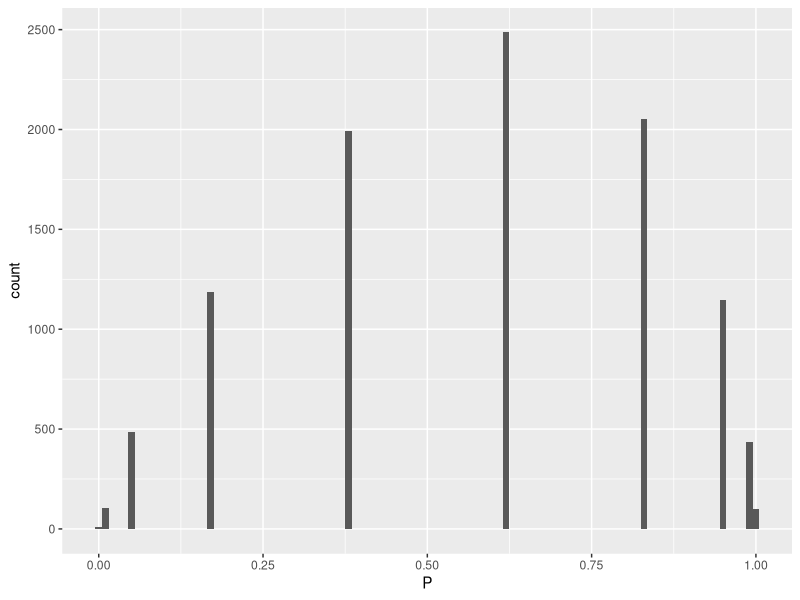
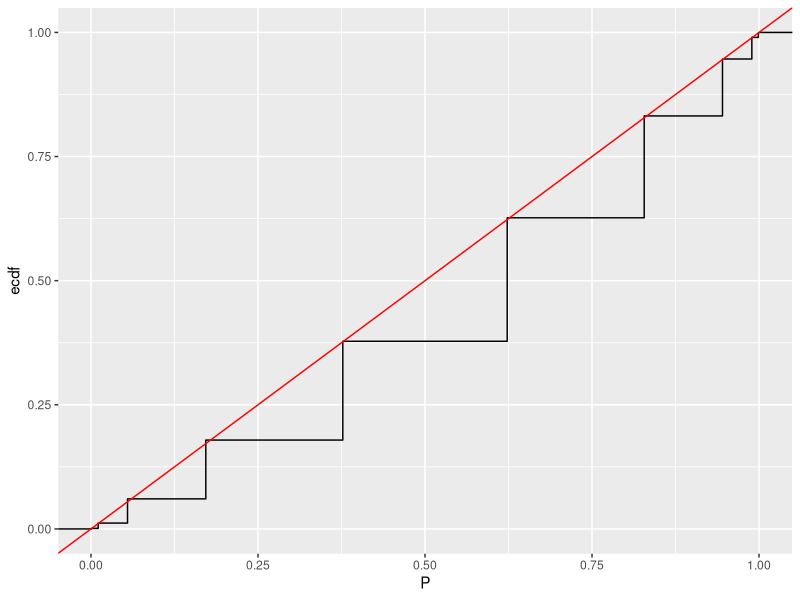
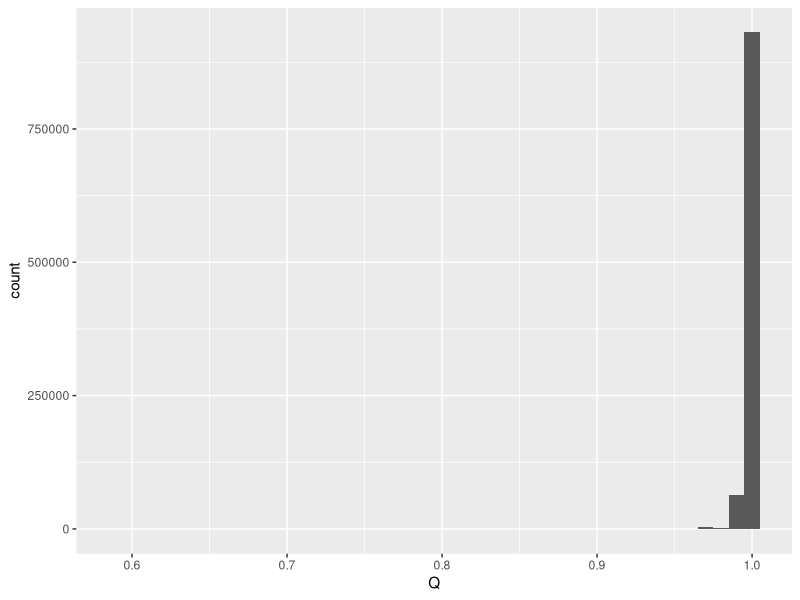
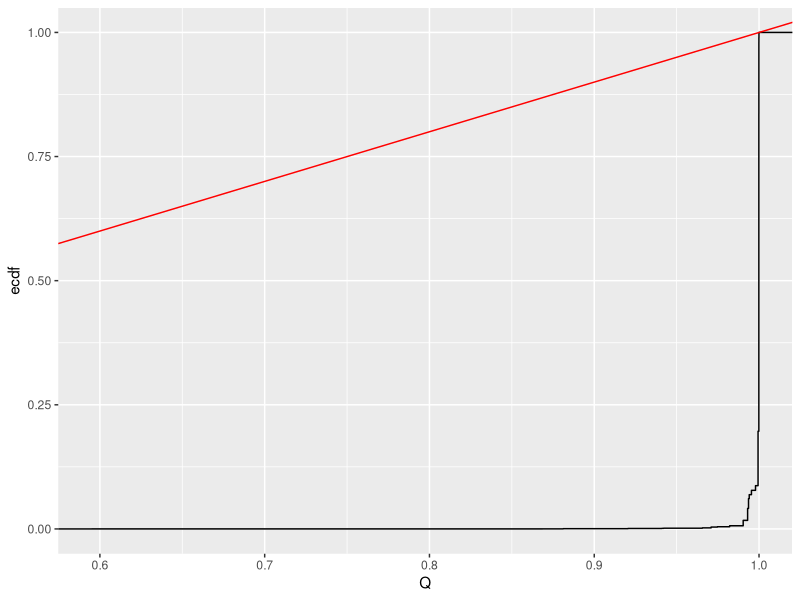
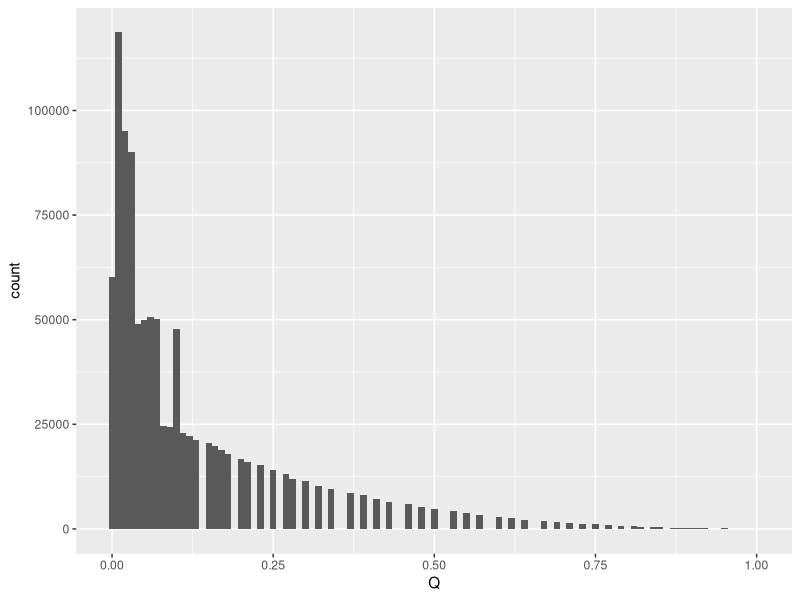
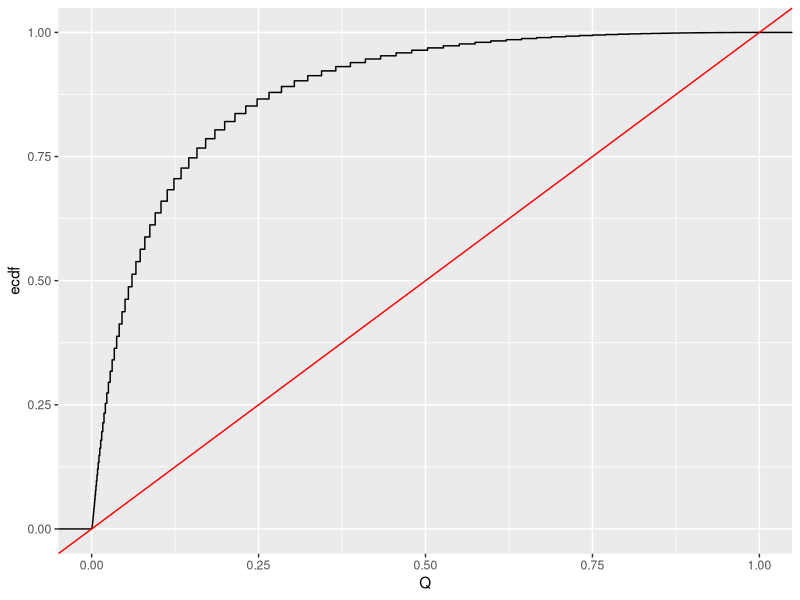
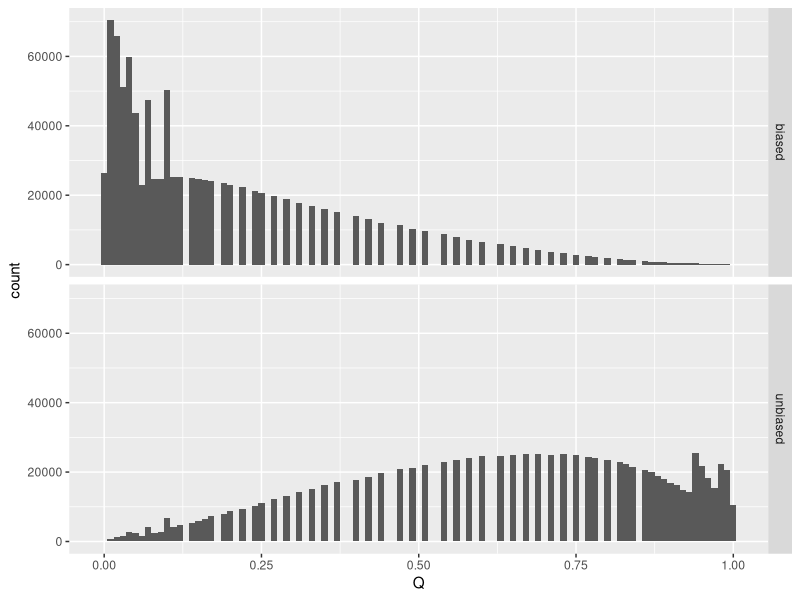
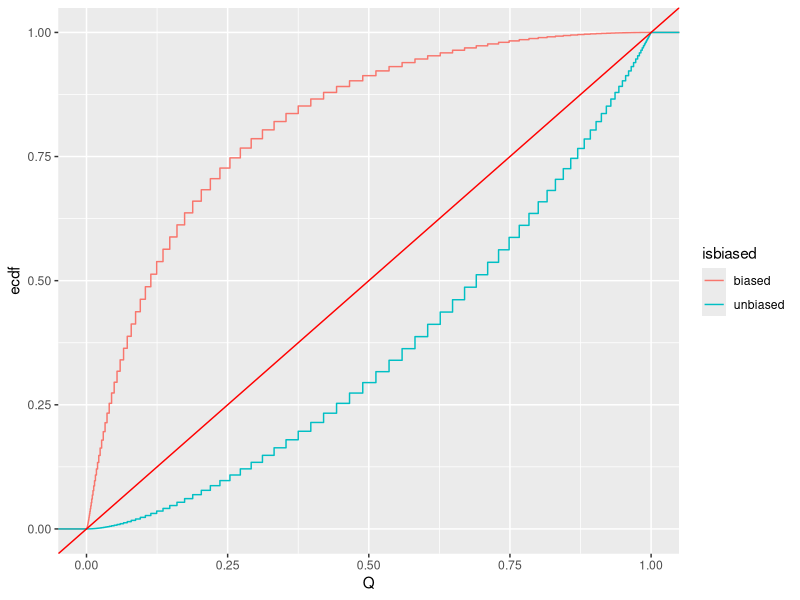

The R script that drew these images, in order:
## ---- chunk 1
knitr::opts_chunk$set(echo = TRUE)
## ---- chunk 2
library(ggplot2)
## ---- chunk 3
numFlips = 10;
numCoins = 10000;
# rbinom returns random numbers generated from the binomial distribution (e.g. coin flips), with the probability of heads=0.5
coinFlips = data.frame(heads = rbinom(numCoins, numFlips, prob = 0.5))
#pbinom returns the p-value of observing the given number of successes (e.g. heads) given however many trials (e.g. flips), and the null hypothesis probability of success (0.5 for unbiased)
coinFlips$P = pbinom(coinFlips$heads, numFlips, prob=0.5)
## ---- chunk 4
p =  ggplot(coinFlips, aes(x=P)) + geom_histogram(binwidth = 0.01) ; print(p)
## ---- chunk 5
p =  ggplot(coinFlips, aes(x=P)) + stat_ecdf() + geom_abline(slope=1, intercept = 0, colour="red"); print(p)

## ---- chunk 6
numFlips = 1000;
numCoins = 1000000;
coinFlips = data.frame(heads = rbinom(numCoins, numFlips, 0.5))
coinFlips$P = pbinom(coinFlips$heads, numFlips, prob=0.5)
## ---- chunk 7
min(coinFlips$P)
## ---- chunk 8
numFlips = 1000;
numCoins = 1000000;
coinFlipsUnbiased = data.frame(heads = rbinom(numCoins, numFlips, 0.5))
coinFlipsUnbiased$P = pbinom(coinFlipsUnbiased$heads, numFlips, prob=0.5)
coinFlipsUnbiased$Q = p.adjust(coinFlipsUnbiased$P, method="BH")
coinFlipsUnbiased$isbiased="unbiased"

#Coin flips for a biased coin

coinFlipsBiased = data.frame(heads = rbinom(numCoins, numFlips, 0.47))
coinFlipsBiased$P = pbinom(coinFlipsBiased$heads, numFlips, prob=0.5)
coinFlipsBiased$Q = p.adjust(coinFlipsBiased$P, method="BH")
coinFlipsBiased$isbiased="biased"

coinFlipsBoth =rbind(coinFlipsUnbiased,coinFlipsBiased)
coinFlipsBoth$Q = p.adjust(coinFlipsBoth$P, method="BH") # correcting P-values together with B-H FDR correction

## ---- chunk 9
p =  ggplot(coinFlipsUnbiased, aes(x=Q)) + geom_histogram(binwidth = 0.01) ; print(p)
## ---- chunk 10
p =  ggplot(coinFlipsUnbiased, aes(x=Q)) + stat_ecdf() + geom_abline(slope=1, intercept = 0, colour="red"); print(p)

## ---- chunk 11
p =  ggplot(coinFlipsBiased, aes(x=Q)) + geom_histogram(binwidth = 0.01) ; print(p)
## ---- chunk 12
p =  ggplot(coinFlipsBiased, aes(x=Q)) + stat_ecdf() + geom_abline(slope=1, intercept = 0, colour="red"); print(p)

## ---- chunk 13
p =  ggplot(coinFlipsBoth, aes(x=Q)) + geom_histogram(binwidth = 0.01) + facet_grid(isbiased ~ .) ; print(p)
## ---- chunk 14
p =  ggplot(coinFlipsBoth, aes(x=Q, colour=isbiased)) + stat_ecdf() + geom_abline(slope=1, intercept = 0, colour="red"); print(p)

